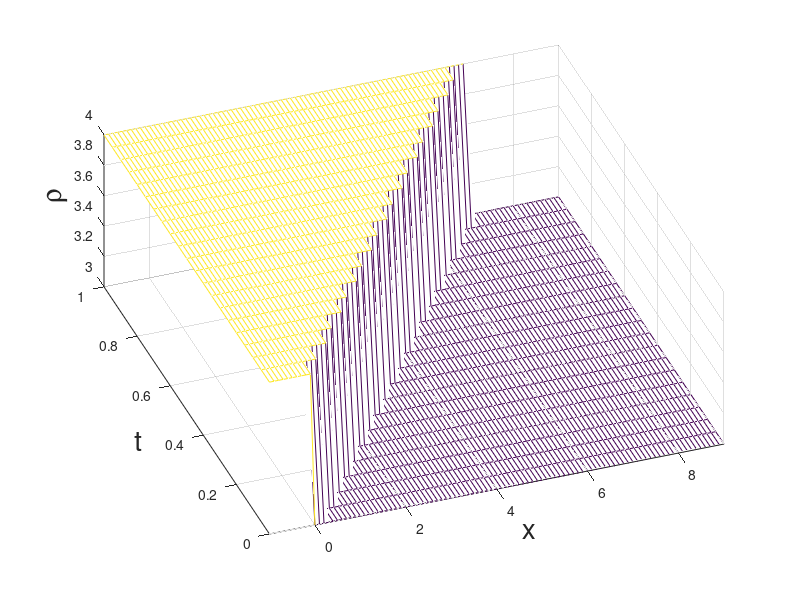

MATLAB code for this plot:



x=-1:.1:9;
t=0:0.05:1;
[X,T]=meshgrid(x,t);

U=zeros(21,101);
for t1=1:21
for x1=1:101
  
 
  if x1<=10+(70/20)*(t1-1)
        U(t1,x1)=4;
        end
   if x1>10+3.5*(t1-1)
        U(t1,x1)=3;
        end 

 
  
end
end
mesh(x,t,U)
view(-20,60)
axis([-1 9 0 1 3 4])
xlabel('x','fontsize',20)
ylabel('t','fontsize',20)
zlabel('r','fontname','symbol','fontsize',20)

